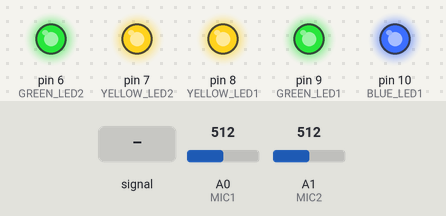
Bench run of a sketch on a simulated Arduino Uno, built with avr-gcc and run on an emulated ATmega328P. Shown: output pins drawn as LEDs (lit = HIGH). The inputs (shaded band) are chosen by the test bench; at power-on: A0 (MIC1) = 512, A1 (MIC2) = 512.

Above: at 1.2 s.
1.3 s: A0 (MIC1) fed a 200 Hz sine of ±460 counts around its level
At 2.4 s:
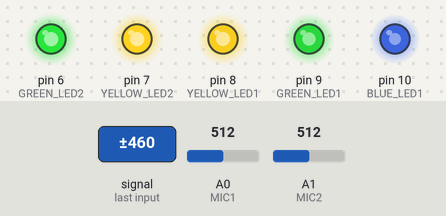
2.8 s: A1 (MIC2) fed a 200 Hz sine of ±460 counts around its level
At 3.13 s:
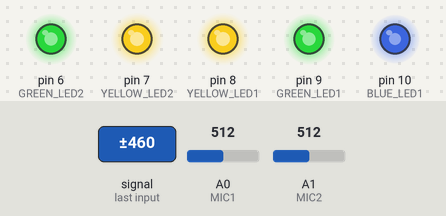
5.8 s: A0 (MIC1) set to 716
At 6.5 s:
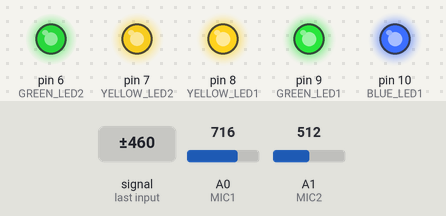
7.3 s: A1 (MIC2) set to 108
At 8.1 s:
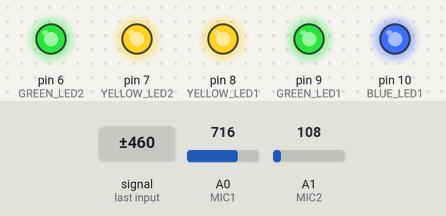
8.8 s: A1 (MIC2) set to 96
At 9.7 s:
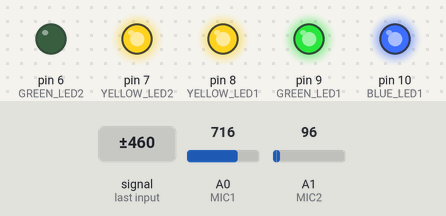
10.3 s: A0 (MIC1) set to 269
11.8 s: A0 (MIC1) set to 234
At 13.2 s:
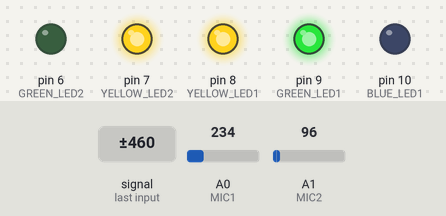
Timing chart, 0 to 14.3 s (numbered marks = the images above; inputs shaded):
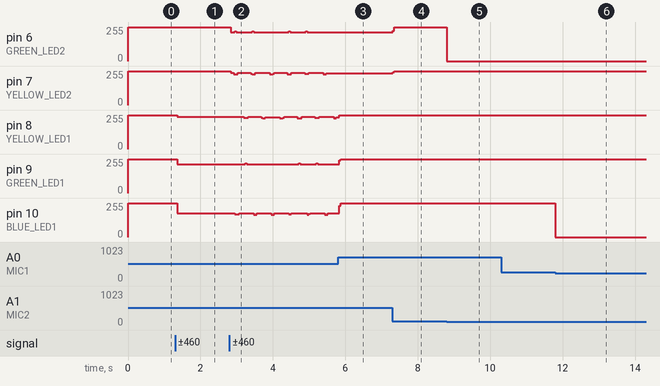

The sketch:

fountain.ino
```cpp
#define YELLOW_LED1 8
#define YELLOW_LED2 7
#define GREEN_LED1 9
#define GREEN_LED2 6
#define BLUE_LED1 10
#define BLUE_LED2 5

#define MIC1 A0
#define MIC2 A1

#define MOTOR1 1

void switchLeds(int led1, int led2, int led3, int state1, int state2, int state3) {
  digitalWrite(led1, state1);
  digitalWrite(led2, state2);
  digitalWrite(led3, state3);
}
void switchMotor(int state) {
  digitalWrite(MOTOR1, state);
}

void processLeds(int v, int led1, int led2, int led3) {
  if(v <= 60) {
    switchLeds(led1, led2, led3, LOW, LOW, LOW);
  }
  else if(v <= 100) {
    switchLeds(led1, led2, led3, HIGH, LOW, LOW);
  }
  else if(v <= 250) {
    switchLeds(led1, led2, led3, HIGH, HIGH, LOW);
  }
  else {
    switchLeds(led1, led2, led3, HIGH, HIGH, HIGH);
  }
}


void setup() {
  pinMode(YELLOW_LED1, OUTPUT); pinMode(YELLOW_LED2, OUTPUT);
  pinMode(GREEN_LED1, OUTPUT); pinMode(GREEN_LED2, OUTPUT);
  pinMode(BLUE_LED1, OUTPUT); pinMode(GREEN_LED2, OUTPUT);

  pinMode(MOTOR1, OUTPUT);

  Serial.begin(9600);
}

void loop() {
  int volume1 = analogRead(MIC1);
  int volume2 = analogRead(MIC2);
  processLeds(volume1, YELLOW_LED1, GREEN_LED1, BLUE_LED1);
  processLeds(volume2, YELLOW_LED2, GREEN_LED2, BLUE_LED2);
}
```

Measured:
- the behaviour switches between 101 and 100 on A1 (MIC2) (found by bisection; images 4 and 5)
- the behaviour switches between 251 and 250 on A0 (MIC1) (found by bisection; images 5 and 6)
- after the input at 1.3 s, pin 8 (YELLOW_LED1): 255/255 → 242/255 after 0.05 s; pin 9 (GREEN_LED1): 255/255 → 216/255 after 0.05 s; pin 10 (BLUE_LED1): 255/255 → 179/255 after 0.05 s
- after the input at 5.8 s, pin 6 (GREEN_LED2): stays 217/255 (without the input it goes to 225/255 after 0.11 s); pin 7 (YELLOW_LED2): stops changing and stays 238/255
- after the input at 7.3 s, pin 6 (GREEN_LED2): 217/255 → 255/255 at once; pin 7 (YELLOW_LED2): 238/255 → 255/255 at once
- after the input at 8.8 s, pin 6 (GREEN_LED2): 255/255 → 0/255 at once
- after the input at 10.3 s, every drawn part: stays the same
- after the input at 11.8 s, pin 10 (BLUE_LED1): 255/255 → 0/255 at once
